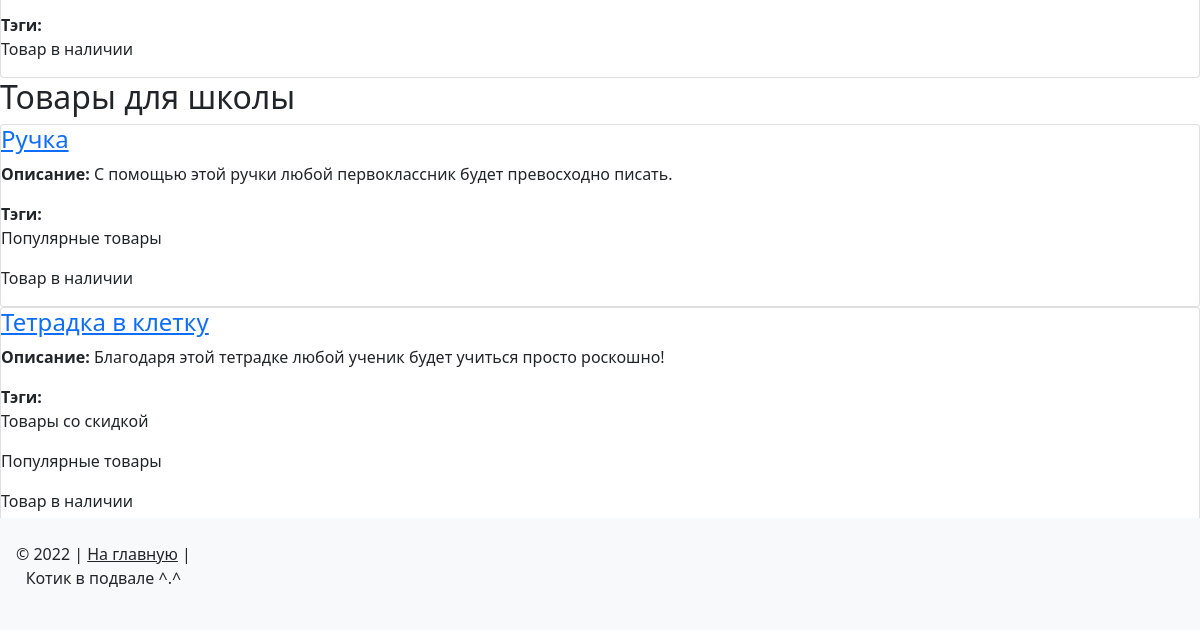
The app's page /catalog/ (lower part), older data.
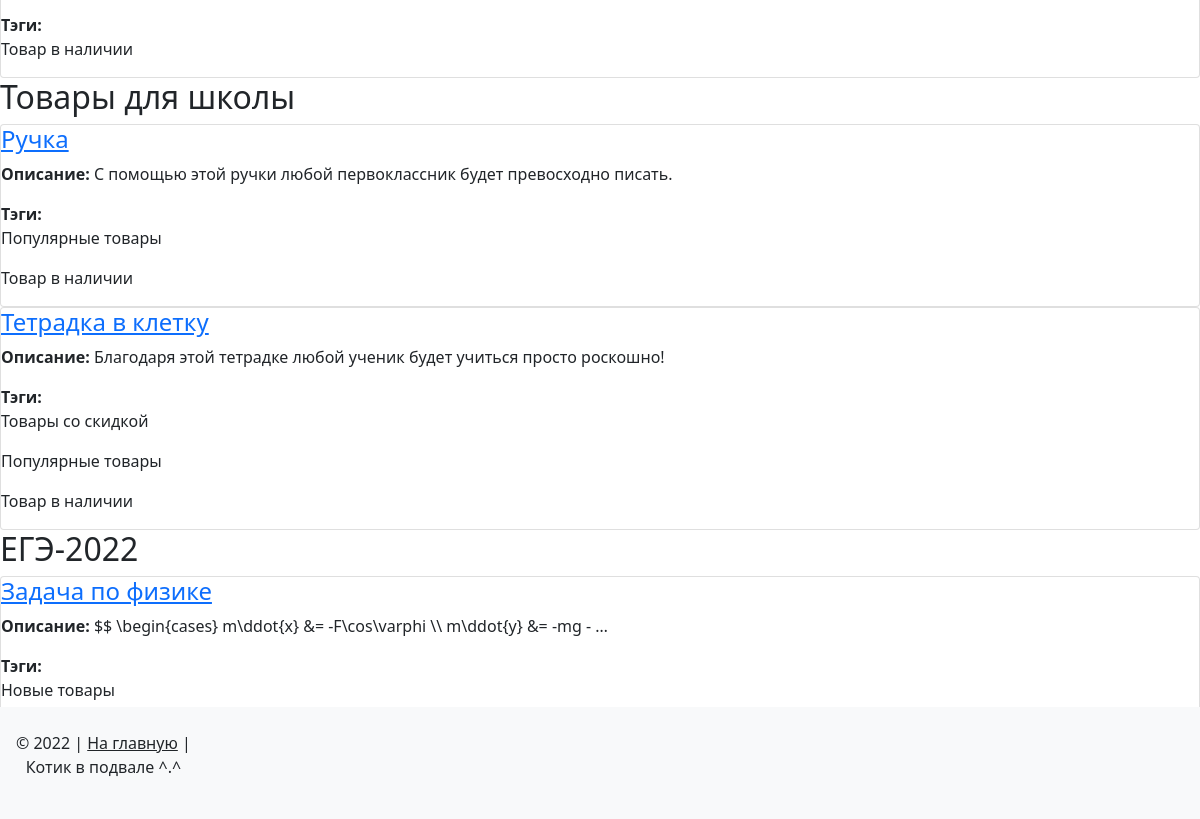
The same page, newer data.
### catalog/models.py (models this page shows, shortened)
class Item(PublishedBaseModel):
    objects = ItemManager()
    name = models.CharField('название товара',
                            max_length=150,
                            help_text='Максимум 150 символов',
                            default='Здесь должно быть название')
    text = models.TextField(verbose_name='Описание',
                            default='',
                            validators=[validate_perfect('роскошно',
                                                         'превосходно')],
                            help_text=('Обязательно используйте слово роскошно'
                                       ' или превосходно!'))
    category = models.ForeignKey(Category,
                                 on_delete=models.CASCADE,
                                 verbose_name='категория')
    tags = models.ManyToManyField(Tag,
                                  verbose_name='тэги')
    is_on_main = models.BooleanField('показывать на главной', default=False)
    class Meta:
        verbose_name = 'товар'
        verbose_name_plural = 'товары'
        default_related_name = 'items'
    def main_image_tmb(self):
        if self.main_image:
            return mark_safe(
                f'<img src="{self.main_image.get_small_img.url}">'
            )
        return 'Нет изображения'
    main_image_tmb.short_description = 'превью'
    main_image_tmb.allow_tags = True
    def get_absolute_url(self):
        return reverse('catalog:detail', kwargs={'pk': self.pk})

class Tag(PublishedBaseModel, SlugBaseModel):
    name = models.CharField('название тэга',
                            max_length=150,
                            help_text='Максимум 150 символов',
                            default='Здесь должно быть название', unique=True)
    class Meta:
        verbose_name = 'тэг'
        verbose_name_plural = 'тэги'
        default_related_name = 'tags'

class Category(PublishedBaseModel, SlugBaseModel):
    objects = CategoryManager()
    name = models.CharField('название категории',
                            max_length=150,
                            help_text='Максимум 150 символов',
                            default='Здесь должно быть название', unique=True)
    weight = models.SmallIntegerField('вес',
                                      default=100,
                                      help_text='Целое число x, 0 < x < 32767',
                                      validators=[MinValueValidator(1),
                                                  MaxValueValidator(32766)])
    class Meta:
        verbose_name = 'категория'
        verbose_name_plural = 'категории'

### catalog/views.py (the view)
# urls.py: path('', views.ItemsView.as_view(), name='list'),
class ItemsView(ListView):
    model = Item
    template_name = 'catalog/item_list.html'
    context_object_name = 'items'
    def get_queryset(self):
        return Item.objects.published().order_by('category', 'name')
    def get_context_data(self, **kwargs):
        data = super().get_context_data(**kwargs)
        data['title'] = 'Список товаров'
        return data

### catalog/models.py (called while the page is built)
    def published(self):
        return (
            self.get_queryset()
                .filter(is_published=True, category__is_published=True)
                .select_related('category')
                .prefetch_related(Prefetch
                                  ('tags',
                                   queryset=Tag.objects
                                               .all()
                                               .filter(is_published=True)))
                .only('name', 'text', 'category__name')
        )

### templates/catalog/item_list.html (shortened to what this page needs)
{% extends "base.html" %}
{% load static %}
{% block content %}
    {% if items|length > 0 %}
        {% for item in items %}
          {% with request.resolver_match.view_name as view_name %}
            {% if view_name == 'catalog:list' %}{% ifchanged item.category.name %} <div><h2>{{item.category.name}}</h2></div> {% endifchanged %}{% endif %}
            {% include "catalog/includes/item_card.html" %}
          {% endwith %}
        {% endfor %}
    {% else %}
        <p><h5>Пока пусто</h5></p>
    {% endif %}
{% endblock %}

### templates/catalog/includes/item_card.html (shortened to what this page needs)
<div class="card">
    <h4 class="card-title"><a href="{{ item.get_absolute_url }}">{{ item.name }}</a></h4>
    {% with request.resolver_match.view_name as view_name %}
        <p><b>Описание: </b>{% if view_name != "catalog:detail" %}{{item.text | truncatewords_html:10}}{% else %}{{item.text}}{% endif %}</p>
        <div><b>Тэги:</b>
        {% for tag in item.tags.all %}
            <p>{{ tag.name }}</p>
        {% endfor %}
        </div>
    {% endwith %}
</div>

Row changes from the older to the newer data that the page shows:
added Item: category.name "ЕГЭ-2022", name "Задача по физике", text "$$ \\begin{cases} m\\ddot{x} &= -F\\cos\\varphi \\\\ m\\ddot{y} &= -mg - …"
now on this page (row unchanged): Tag: name "Новые товары", shown under "ЕГЭ-2022"
